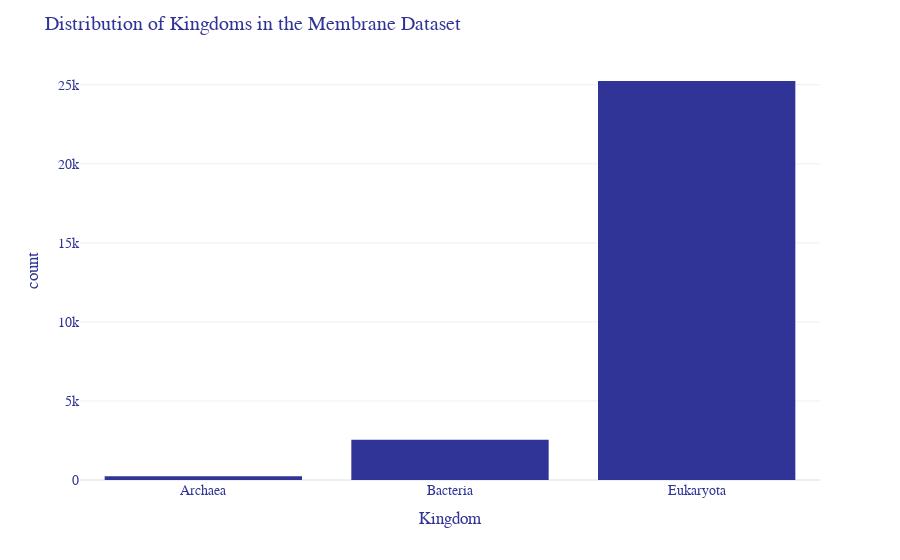

Here is the notebook cell this chart was saved with:
### Code cell
fig = px.histogram(df_membrane, x='Kingdom', color_discrete_sequence=['#303496'])
fig.update_layout(
    font=dict(color="#303496", family="Arial, sans-serif", size=14),
    template='plotly_white',
    title = 'Distribution of Kingdoms in the Membrane Dataset',
)
fig.show()

### Figure 1 — Plotly figure (JSON) as saved in the notebook; plotly's stock layout.template omitted (floating-point values rounded to 4 significant figures; data arrays with more than 128 entries replaced by an {"elided": "..."} marker saying what was removed)
{"data": [{"alignmentgroup": "True", "bingroup": "x", "hovertemplate": "Kingdom=%{x}<br>count=%{y}<extra></extra>", "legendgroup": "", "marker": {"color": "#303496", "pattern": {"shape": ""}}, "name": "", "offsetgroup": "", "orientation": "v", "showlegend": false, "type": "histogram", "x": {"elided": "28026 str values"}, "xaxis": "x", "yaxis": "y"}], "layout": {"barmode": "relative", "font": {"color": "#303496", "family": "Arial, sans-serif", "size": 14}, "legend": {"tracegroupgap": 0}, "margin": {"t": 60}, "title": {"text": "Distribution of Kingdoms in the Membrane Dataset"}, "xaxis": {"anchor": "y", "domain": [0, 1], "title": {"text": "Kingdom"}}, "yaxis": {"anchor": "x", "domain": [0, 1], "title": {"text": "count"}}}}
